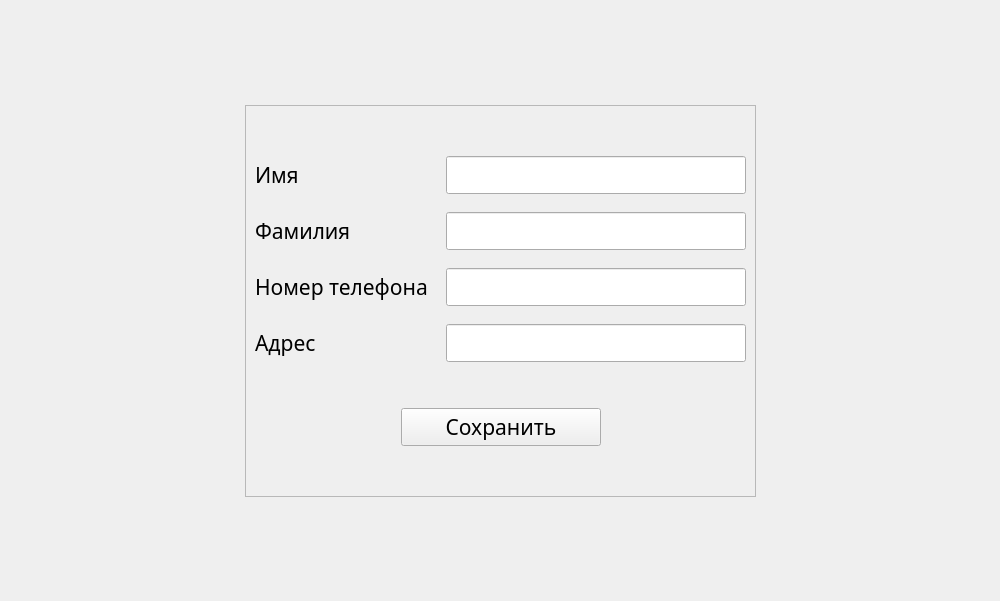
<?xml version="1.0" encoding="UTF-8"?>
<ui version="4.0">
 <class>userInfoWidget</class>
 <widget class="QWidget" name="userInfoWidget">
  <property name="geometry">
   <rect>
    <x>0</x>
    <y>0</y>
    <width>1000</width>
    <height>601</height>
   </rect>
  </property>
  <property name="font">
   <font>
    <family>Microsoft YaHei UI Light</family>
    <pointsize>16</pointsize>
   </font>
  </property>
  <property name="windowTitle">
   <string>Form</string>
  </property>
  <layout class="QHBoxLayout" name="horizontalLayout_2">
   <item>
    <spacer name="horizontalSpacer">
     <property name="orientation">
      <enum>Qt::Orientation::Horizontal</enum>
     </property>
     <property name="sizeHint" stdset="0">
      <size>
       <width>40</width>
       <height>20</height>
      </size>
     </property>
    </spacer>
   </item>
   <item>
    <layout class="QVBoxLayout" name="verticalLayout">
     <item>
      <spacer name="verticalSpacer">
       <property name="orientation">
        <enum>Qt::Orientation::Vertical</enum>
       </property>
       <property name="sizeHint" stdset="0">
        <size>
         <width>20</width>
         <height>40</height>
        </size>
       </property>
      </spacer>
     </item>
     <item>
      <widget class="QFrame" name="frame">
       <property name="frameShape">
        <enum>QFrame::Shape::StyledPanel</enum>
       </property>
       <property name="frameShadow">
        <enum>QFrame::Shadow::Raised</enum>
       </property>
       <layout class="QVBoxLayout" name="verticalLayout_3">
        <property name="topMargin">
         <number>50</number>
        </property>
        <property name="bottomMargin">
         <number>50</number>
        </property>
        <item>
         <layout class="QFormLayout" name="formLayout">
          <property name="horizontalSpacing">
           <number>18</number>
          </property>
          <property name="verticalSpacing">
           <number>18</number>
          </property>
          <item row="0" column="0">
           <widget class="QLabel" name="label">
            <property name="text">
             <string>Имя</string>
            </property>
           </widget>
          </item>
          <item row="0" column="1">
           <widget class="QLineEdit" name="nameField">
            <property name="minimumSize">
             <size>
              <width>300</width>
              <height>0</height>
             </size>
            </property>
           </widget>
          </item>
          <item row="1" column="0">
           <widget class="QLabel" name="label_2">
            <property name="text">
             <string>Фамилия</string>
            </property>
           </widget>
          </item>
          <item row="1" column="1">
           <widget class="QLineEdit" name="surnameField"/>
          </item>
          <item row="2" column="0">
           <widget class="QLabel" name="label_3">
            <property name="text">
             <string>Номер телефона</string>
            </property>
           </widget>
          </item>
          <item row="2" column="1">
           <widget class="QLineEdit" name="phoneField"/>
          </item>
          <item row="3" column="0">
           <widget class="QLabel" name="label_4">
            <property name="text">
             <string>Адрес</string>
            </property>
           </widget>
          </item>
          <item row="3" column="1">
           <widget class="QLineEdit" name="addressField"/>
          </item>
         </layout>
        </item>
        <item>
         <spacer name="verticalSpacer_2">
          <property name="orientation">
           <enum>Qt::Orientation::Vertical</enum>
          </property>
          <property name="sizeHint" stdset="0">
           <size>
            <width>20</width>
            <height>40</height>
           </size>
          </property>
         </spacer>
        </item>
        <item>
         <layout class="QHBoxLayout" name="horizontalLayout_3">
          <item>
           <spacer name="horizontalSpacer_3">
            <property name="orientation">
             <enum>Qt::Orientation::Horizontal</enum>
            </property>
            <property name="sizeHint" stdset="0">
             <size>
              <width>40</width>
              <height>20</height>
             </size>
            </property>
           </spacer>
          </item>
          <item>
           <widget class="QPushButton" name="buttonSave">
            <property name="minimumSize">
             <size>
              <width>200</width>
              <height>0</height>
             </size>
            </property>
            <property name="text">
             <string>Сохранить</string>
            </property>
           </widget>
          </item>
          <item>
           <spacer name="horizontalSpacer_4">
            <property name="orientation">
             <enum>Qt::Orientation::Horizontal</enum>
            </property>
            <property name="sizeHint" stdset="0">
             <size>
              <width>40</width>
              <height>20</height>
             </size>
            </property>
           </spacer>
          </item>
         </layout>
        </item>
       </layout>
      </widget>
     </item>
     <item>
      <spacer name="verticalSpacer_3">
       <property name="orientation">
        <enum>Qt::Orientation::Vertical</enum>
       </property>
       <property name="sizeHint" stdset="0">
        <size>
         <width>20</width>
         <height>40</height>
        </size>
       </property>
      </spacer>
     </item>
    </layout>
   </item>
   <item>
    <spacer name="horizontalSpacer_2">
     <property name="orientation">
      <enum>Qt::Orientation::Horizontal</enum>
     </property>
     <property name="sizeHint" stdset="0">
      <size>
       <width>40</width>
       <height>20</height>
      </size>
     </property>
    </spacer>
   </item>
  </layout>
 </widget>
 <resources/>
 <connections/>
</ui>
